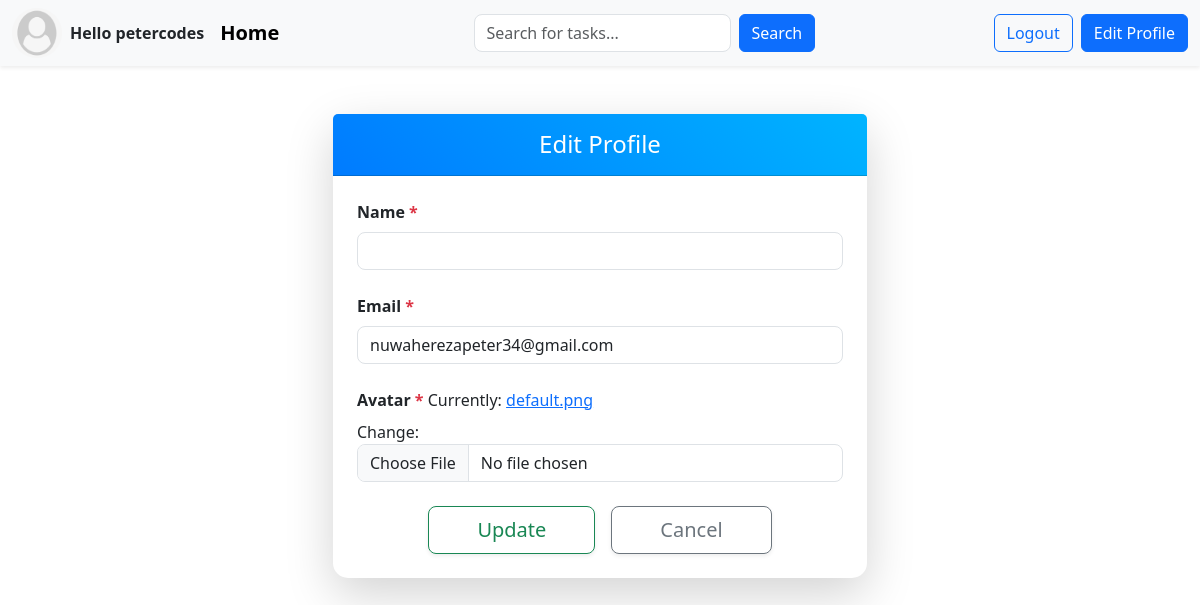
/edit-profile/ (signed in), run on the app's committed database.
### base/models.py (models this page shows)
class User(AbstractUser):
    name = models.CharField(max_length=200,null=True)
    email = models.EmailField(unique=True,null=True)
    avatar= models.ImageField(null=True,default='default.png')
    USERNAME_FIELD = 'email'
    REQUIRED_FIELDS = ['username']

### base/views.py (the view)
# urls.py: path('edit-profile/', views.edit_profile_view, name='edit-profile'),
@login_required
def edit_profile_view(request):
    profile = request.user
    if request.method == 'POST':
        form = UserForm(request.POST, request.FILES, instance=profile)
        if form.is_valid():
            form.save()
            messages.success(request, 'Profile updated successfully!')
            return redirect('home')
    else:
        form = UserForm(instance=profile)
    return render(request, 'base/edit_profile.html', {'form': form})

### base/forms.py
class UserForm(ModelForm):
    class Meta:
        model  = User
        fields = ['name','email','avatar']

### base/templatetags/form_filters.py (called while the page is built)
@register.filter
def add_class(field, css_class):
    return field.as_widget(attrs={"class": css_class})

### base/templates/base/edit_profile.html (shortened to what this page needs)
{% extends 'main.html' %}
{% load form_filters %}
{% block content %}
<div class="container my-5">
    <div class="row justify-content-center">
        <div class="col-lg-6 col-md-8 col-sm-10">
            <div class="card shadow-lg border-0">
                <div class="card-header bg-gradient-primary text-white py-3">
                    <h2 class="h4 mb-0 text-center fw-light">
                        Edit Profile
                    </h2>
                </div>
                <div class="card-body p-4">
                    <form action="" method="post" enctype="multipart/form-data" novalidate>
                        {% for field in form %}
                        <div class="mb-4">
                            <label for="{{ field.id_for_label }}" class="form-label fw-semibold text-dark">
                                {{ field.label }}
                                {% if field.field.required %}<span class="text-danger">*</span>{% endif %}
                            </label>
                            {{ field|add_class:"form-control" }}
                        </div>
                        {% endfor %}
                        <div class="d-flex justify-content-center gap-3">
                            <button type="submit" class="btn btn-outline-success btn-lg px-5 py-2 shadow-sm">
                                Update
                            </button>
                            <a href="{% url 'home' %}" class="btn btn-outline-secondary btn-lg px-5 py-2 shadow-sm">
                                Cancel
                            </a>
                        </div>
                    </form>
                </div>
            </div>
        </div>
    </div>
</div>
{% endblock %}

### templates/main.html (shortened to what this page needs)
<!DOCTYPE html>
{% load static %}
<html lang="en">
<head>
    <link href="https://cdn.jsdelivr.net/npm/bootstrap@5.3.3/dist/css/bootstrap.min.css" rel="stylesheet">
    <link rel="stylesheet" href="{% static 'css/style.css' %}">
</head>
<body>
{% if request.user.is_authenticated %}
<nav class="navbar navbar-expand-lg navbar-light bg-light shadow-sm">
    <div class="container-fluid">
        <div class="d-flex align-items-center me-3">
            {% if request.user.is_authenticated %}
                <img class="rounded-circle me-2" src="{{request.user.avatar.url}}" alt="profile-pic" width="50" height="50">
                <span class="fw-bold">Hello {{user.username}}</span>
            {% else %}
                <span class="navbar-brand fw-bold">Task Tracker</span>
            {% endif %}
        </div>
        <a class="navbar-brand fw-bold" href="/">Home</a>
        <div class="mx-auto" style="max-width: 500px;">
            <form class="d-flex" method="get" role="search" action="{% url 'home'%}">
                <input class="form-control me-2" name="q" type="search" placeholder="Search for tasks..." aria-label="Search" value="{{ request.GET.q }}">
                <button class="btn btn-primary" type="submit">Search</button>
            </form>
        </div>
        <div class="d-flex gap-2">
            {% if request.user.is_authenticated %}
                <a href="{% url 'logout' %}" class="btn btn-outline-primary">Logout</a>
                <a href="{% url 'edit-profile' %}" class="btn btn-primary">Edit Profile</a>
            {% else %}
                <a href="{% url 'login' %}" class="btn btn-outline-primary">Login</a>
                <a href="{% url 'register' %}" class="btn btn-primary">Sign Up</a>
            {% endif %}
        </div>
    </div>
</nav>
{% endif %}
    <main class="container mt-4">
        {% block content %}
        {% endblock %}
    </main>
</body>
</html>

### static/css/style.css (style rules this page uses)
html, body { margin: 0; padding: 0; overflow-x: hidden; }

### base/templates/base/edit_profile.html (style rules this page uses)
.bg-gradient-primary { background: linear-gradient(45deg, #007bff, #00b4ff); }
.card { border-radius: 15px; transition: transform 0.2s ease, box-shadow 0.2s ease; }
.form-control { border-radius: 8px; transition: border-color 0.2s ease; }
.btn-outline-success, .btn-outline-secondary { border-radius: 8px; transition: all 0.2s ease; }

### data on the page
User: user.avatar (placeholder picture), username "petercodes", form "nuwaherezapeter34@gmail.com"

### other printed values
{{ field.label }} "Name" "Email" "Avatar"
